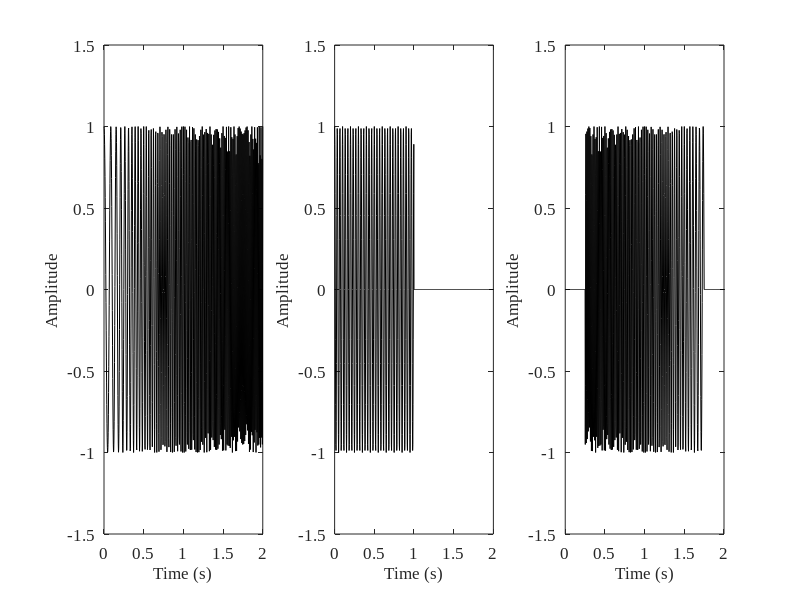

This chart was generated by the following MATLAB code: (Note: this script raises an error after producing the figure.)
clc; clear; close all
Hz = 400;
t = 0:1/Hz:2; t = t';

Sig1 = exp(2*pi*1i*(-20*t.^2 + 90*t));               IF1 = -40*t + 90;
Sig2 = exp(2*pi*1i*(20*t.^2 + 10*t));                IF2 =  40*t + 10;
Sig3 = exp(2*pi*1i*(30*t));                          IF3 = 30*ones(length(t),1);

Sig1 = [zeros(100,1); Sig1(101:700); zeros(101,1)];
Sig3 = [Sig3(1:400); zeros(401,1)];

Sig = Sig1 + Sig2 + Sig3;

%% Plot time series
figure; set(gcf,'Position',[200 100 720 200]);
subplot(133)
plot(t,real(Sig1), 'color', 'k'); ylim([-1.5 1.5]); 
xlabel('Time (s)'); ylabel('Amplitude');

subplot(131)
plot(t,real(Sig2), 'color', 'k');ylim([-1.5 1.5]); 
xlabel('Time (s)'); ylabel('Amplitude');

subplot(132)
plot(t,real(Sig3), 'color', 'k'); ylim([-1.5 1.5]); 
xlabel('Time (s)'); ylabel('Amplitude');
set(findall(gcf,'-property','FontSize'),'FontSize',12, 'FontName', 'Times New Roman')
%%

%%%%%%%%%%%STFT%%%%%%%%%%%%%%%%%%%%%
window = 128; Nfrebin = 1024;
% figure
[Spec0,f] = STFT(real(Sig(:)),Hz,Nfrebin,window);
% imagesc(t,f,abs(Spec0)); axis([0 2 0 100]);
% set(gcf,'Position',[20 100 320 250]);
% xlabel('Time / Sec','FontSize',12,'FontName','Times New Roman');
% ylabel('Frequency / Hz','FontSize',12,'FontName','Times New Roman');
% set(gca,'YDir','normal');

% --------- Estimating the number of components ---------------
Sigr = exp(2*pi*1i*(10*t));                       %  IF =  10;
[Spec2,~] = STFT(real(Sigr(:)),Hz,Nfrebin,window);

N = length(t);
n = NaN(1,N);
hop = 8;                                                                   
deltatime = 23;
for i = deltatime : hop: N-(deltatime-1)
    Spec1 = 0*Spec0;
    Spec3 = 0*Spec2;
    pii = i-(deltatime-1); pf = i + (deltatime-1);
    Spec1(:,pii:pf) = Spec0(:,pii:pf);
    H1 = renyi(abs(Spec1));
    Spec3(:,pii:pf) = Spec2(:,pii:pf);
    H2 = renyi(abs(Spec3));
    n(i) = 2^(H1-H2);
end
% -------------- Fig 3 --------------------------- %%
subplot(222);plot(t,floor(n),'b.')
xlabel('Time (s)'); ylabel('Number of components'); ylim([0 3])
set(findall(gcf,'-property','FontSize'),'FontSize',12, 'FontName', 'Times New Roman')

Num = max(floor(n));    % the number of the components

%% ridge extraction and fitting
delta = 8;
beta = 1e-3;
Sig0 = real(Sig)';
if (isreal(Sig0))
    Sig0 = hilbert(Sig0);
end
fidexmult = zeros(Num,length(Sig0)); limits = zeros(Num,2); clearvars Spec Af c bw IFfit extr_Sig findex fidexmult
num = Num;
Nh=251; Nc=71; % threshold=0.03; 
for i = 1 : Num
    
    [Spec,Atau,Af] = mALCT(Sig0,Hz,Nh,Nc,num);
    Spec = Spec'; 

    [c,lims] = findridges_m(Spec,delta,0.5,num,20);
    limits(i,:) = lims;
    c(c<1)=num;
    bw = t(end)/100;    % the bandwidth of the TF filter for ridge extraction
    [IFfit,extr_Sig] = Dechirp_filter(Sig0,Hz,bw,Af(c),beta);
    fidexmult(i,:) = c;
    Sig0 = Sig0 - extr_Sig;
    num = num - 1;
end

figure;plot(Af(fidexmult)')

%% ridge path regrouping

Df = 0.03*Hz;
[findex,interset] = RPRG(fidexmult,Df);
figure
set(gcf,'Position',[20 100 640 500]);set(gcf,'Color','w');
plot(t,Af(findex),'linewidth',1);
xlabel('Time / Sec','FontSize',24,'FontName','Times New Roman');
ylabel('Frequency / Hz','FontSize',24,'FontName','Times New Roman');
set(gca,'FontSize',24);set(gca,'linewidth',2);axis([0 2 0 100]);

% Original and new ridges
org_ridg = Af(fidexmult); 
new_ridg = Af(findex);

% Ridges comparison
result = org_ridg==new_ridg;

for i = 1 : Num
    for j = 1 : 2
        if 1 ~= result(i,limits(i,j))
            lim_ch(i,j) = limits(i,j);
        end
    end 
end
[aa,~] = find(lim_ch); aa1 = sort(aa,'descend');
limits(aa) = limits(aa1); 

%% Smoothing of ridges

beta = 1e-5; % this parameter can be smaller which will be helpful for the convergence, but it may cannot properly track fast varying IFs
iniIF = curvesmooth(Af(findex),beta); % the initial guess for the IFs by ridge detection; the initial IFs should be smooth and thus we smooth the detected ridges
% 
figure
plot(t,iniIF);xlabel('Time / Sec'); ylabel('Frequency / Hz');axis([0 2 0 100]);
hold on
plot(t,IF1,'linewidth',1); plot(t,IF2,'linewidth',1); plot(t,IF3,'linewidth',1);
% ucvkc
% figure;,subplot(211);plot(t,iniIF(2,:)-IF1);subplot(212);plot(t,iniIF(1,:)-IF2);

% Fig 1a
figure; set(gcf,'Position',[20 100 320 250]);
plot(t(101:700),IF1(101:700),'Color','b','linewidth',2); hold on;
plot(t,IF2,'color','r','linewidth',2);
plot(t(1:400),IF3(1:400),'color','[0, 0.5, 0]','linewidth',2); 
xlabel('Time (s)'); ylabel('Frequency (Hz)');
legend('Mode 1','Mode 2','Mode 3')
set(findall(gcf,'-property','FontSize'),'FontSize',12, 'FontName', 'Times New Roman')

% Fig 1b
figure; set(gcf,'Position',[20 100 320 250]);
plot(t(limits(3,1):limits(3,2)),iniIF(3,limits(3,1):limits(3,2)),'color','r','linewidth',2); hold on;
plot(t(limits(2,1):limits(2,2)),iniIF(2,limits(2,1):limits(2,2)),'color','b','linewidth',2); 
plot(t(limits(1,1):limits(1,2)),iniIF(1,limits(1,1):limits(1,2)),'Color','[0, 0.5, 0]','linewidth',2); 

plot(t(1:limits(2,1)-1),iniIF(2,1:limits(2,1)-1),'--b','linestyle','--','LineWidth',1); 
plot(t(limits(2,1):100),iniIF(2,limits(2,1):100),'--b','linestyle','--','LineWidth',1);  
plot(t(limits(2,2)+1:end),iniIF(2,limits(2,2)+1:end),'--b','linestyle','--','LineWidth',1);
plot(t(limits(1,2)+1:end),iniIF(1,limits(1,2)+1:end),'Color','[0, 0.5, 0]','linestyle','--','LineWidth',1);

xlabel('Time (s)'); ylabel('Frequency (Hz)');
% legend('Real IF1','Real IF2','Real IF3','Location','north')
set(findall(gcf,'-property','FontSize'),'FontSize',12, 'FontName', 'Times New Roman')

%% run the CT with g for TFC domain
alpha1 = 50;
tt = -8:1/Hz:8;
h1 = exp(-pi*alpha1*tt.^2'); % window g_0

xm = Sig;
[tfc1, tfrtic, tcrtic] = sqSTCTm(xm, 1.5/length(xm), 1, h1);

figure
imageSQ(Hz*tfrtic, Hz^2*tcrtic, abs(squeeze(tfc1(:,:,201))), 1); axis xy; colormap(1-gray);
xlabel('frequency (Hz)'); ylabel('chirp rate');

%% TFC ridges

if1 = iniIF(1,:);
if2 = iniIF(2,:);
if3 = iniIF(3,:);
chirpn1 = gradient(if1)/(t(2)-t(1));
chirpn2 = gradient(if2)/(t(2)-t(1));
chirpn3 = gradient(if3)/(t(2)-t(1));

for i = 1:length(xm)

    [~,bb] = min(abs(tfrtic-if1(i)/Hz));
    line1(i,1) = bb;
    [~,bb1] = min(abs(tcrtic-chirpn1(i)/Hz^2));
    line1(i,2) = bb1-1;

    [~,bb2] = min(abs(tfrtic-if2(i)/Hz));
    line2(i,1) = bb2;
    [~,bb3] = min(abs(tcrtic-chirpn2(i)/Hz^2));
    line2(i,2) = bb3-1;

    [~,bb4] = min(abs(tfrtic-if3(i)/Hz));
    line3(i,1) = bb4;
    [~,bb5] = min(abs(tcrtic-chirpn3(i)/Hz^2));
    line3(i,2) = bb5-1;
end

% reconstruction
scrsz = get(0,'ScreenSize');
rrcon = zeros(3,length(xm));
scale = alpha1;
stctmat = tfc1;
for char = 1:length(xm)
    tmp = zeros(3,3);
    tmp(1,1) = 1/sqrt(scale+1i*(tcrtic(line1(char,2))*Hz^2 - chirpn1(char)))*exp(-pi*(tfrtic(line1(char,1))*Hz-if1(char))^2/(scale+1i*(tcrtic(line1(char,2))*Hz^2 - chirpn1(char))));
    tmp(1,2) = 1/sqrt(scale+1i*(tcrtic(line1(char,2))*Hz^2 - chirpn2(char)))*exp(-pi*(tfrtic(line1(char,1))*Hz-if2(char))^2/(scale+1i*(tcrtic(line1(char,2))*Hz^2 - chirpn2(char))));
    tmp(1,3) = 1/sqrt(scale+1i*(tcrtic(line1(char,2))*Hz^2 - chirpn3(char)))*exp(-pi*(tfrtic(line1(char,1))*Hz-if3(char))^2/(scale+1i*(tcrtic(line1(char,2))*Hz^2 - chirpn3(char))));

    tmp(2,1) = 1/sqrt(scale+1i*(tcrtic(line2(char,2))*Hz^2 - chirpn1(char)))*exp(-pi*(tfrtic(line2(char,1))*Hz-if1(char))^2/(scale+1i*(tcrtic(line2(char,2))*Hz^2 - chirpn1(char))));
    tmp(2,2) = 1/sqrt(scale+1i*(tcrtic(line2(char,2))*Hz^2 - chirpn2(char)))*exp(-pi*(tfrtic(line2(char,1))*Hz-if2(char))^2/(scale+1i*(tcrtic(line2(char,2))*Hz^2 - chirpn2(char))));
    tmp(2,3) = 1/sqrt(scale+1i*(tcrtic(line2(char,2))*Hz^2 - chirpn3(char)))*exp(-pi*(tfrtic(line2(char,1))*Hz-if3(char))^2/(scale+1i*(tcrtic(line2(char,2))*Hz^2 - chirpn3(char))));

    tmp(3,1) = 1/sqrt(scale+1i*(tcrtic(line3(char,2))*Hz^2 - chirpn1(char)))*exp(-pi*(tfrtic(line3(char,1))*Hz-if1(char))^2/(scale+1i*(tcrtic(line3(char,2))*Hz^2 - chirpn1(char))));
    tmp(3,2) = 1/sqrt(scale+1i*(tcrtic(line3(char,2))*Hz^2 - chirpn2(char)))*exp(-pi*(tfrtic(line3(char,1))*Hz-if2(char))^2/(scale+1i*(tcrtic(line3(char,2))*Hz^2 - chirpn2(char))));
    tmp(3,3) = 1/sqrt(scale+1i*(tcrtic(line3(char,2))*Hz^2 - chirpn3(char)))*exp(-pi*(tfrtic(line3(char,1))*Hz-if3(char))^2/(scale+1i*(tcrtic(line3(char,2))*Hz^2 - chirpn3(char))));

    xtmp = [stctmat(line1(char,2),line1(char,1),char); stctmat(line2(char,2),line2(char,1),char); stctmat(line3(char,2),line3(char,1),char)]/Hz;
    rrcon(:,char) = tmp\xtmp;
end

figure;
subplot(233)
plot(t,real(Sig1), 'color', 'k'); xlabel('time (s)');hold on
rrcon(2,1:limits(2,1)) = zeros(1,limits(2,1)); rrcon(2,limits(2,2):length(Sig)) = zeros(1,length(Sig)-limits(2,2)+1);
plot(t,real(rrcon(2,:)),'--c');ylim([-1.5 1.5]); 
xlabel('Time (s)'); ylabel('Amplitude');%legend('Real','Reconstructed','Orientation','horizontal'); set(gca,'fontsize',10)

subplot(236)
plot(t, real(Sig1')-real(rrcon(2,:)), 'r'); ylim([-1.5 1.5]);xlabel('Time (s)');ylabel('Amplitude');set(gca,'fontsize',10);%legend('Error')

subplot(231)
plot(t,real(Sig2), 'color', 'k'); xlabel('Time (s)');hold on;
plot(t,real(rrcon(3,:)),'--c');ylim([-1.5 1.5]); 
xlabel('Time (s)'); ylabel('Amplitude');%legend('Real','Reconstructed','Orientation','horizontal'); set(gca,'fontsize',10)

subplot(234)
plot(t, real(Sig2')-real(rrcon(3,:)), 'r'); ylim([-1.5 1.5]);xlabel('Time (s)');ylabel('Amplitude');set(gca,'fontsize',10);%legend('Error')

subplot(232)
plot(t,real(Sig3), 'color', 'k'); xlabel('Time (s)');hold on;
rrcon(1,limits(1,2):length(Sig)) = zeros(1,length(Sig)-limits(1,2)+1);
plot(t,real(rrcon(1,:)),'--c');ylim([-1.5 1.5]); 
xlabel('Time (s)'); ylabel('Amplitude');legend('Real','Reconstructed','Orientation','horizontal'); set(gca,'fontsize',10)

subplot(235)
plot(t, real(Sig3')-real(rrcon(1,:)), 'r'); ylim([-1.5 1.5]);xlabel('Time (s)');ylabel('Amplitude');set(gca,'fontsize',10);legend('Error')
set(findall(gcf,'-property','FontSize'),'FontSize',12, 'FontName', 'Times New Roman')